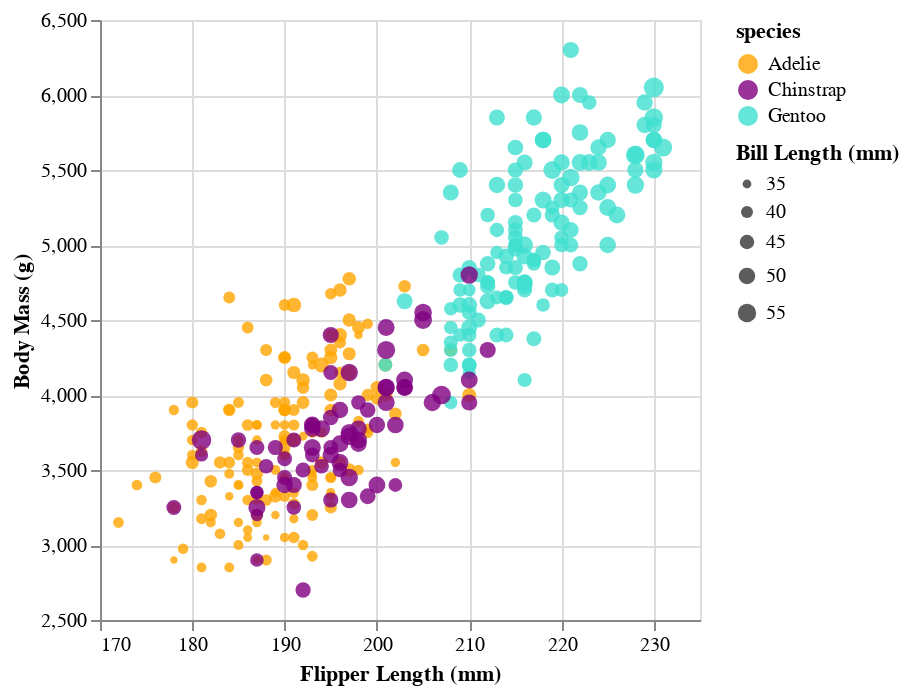

Write notebook code for a chart like this one.
### Markdown cell above
# Altair Visual

### Code cell
import altair as alt

dom = ['Adelie', 'Chinstrap', 'Gentoo']
col = ['Orange', 'Purple', 'Turquoise']

alt.Chart(mydata).mark_point(opacity=.8, filled = True).encode(
    x = alt.X('flipper_length_mm', scale = alt.Scale(domain = [170, 235]), title='Flipper Length (mm)'),
    y = alt.Y('body_mass_g', scale = alt.Scale(domain = [2500, 6500]), title='Body Mass (g)'),
    color = alt.Color('species', scale=alt.Scale(domain=dom, range= col)),
    size = alt.Size('bill_length_mm', scale = alt.Scale(domain = [mydata['bill_length_mm'].min(), mydata['bill_length_mm'].max()], range = [10,100]), title = 'Bill Length (mm)')
)

### Figure 1 — Vega-Lite specification as saved in the notebook (floating-point values rounded to 4 significant figures; data arrays with more than 128 entries replaced by an {"elided": "..."} marker saying what was removed)
{"config": {"view": {"continuousWidth": 300, "continuousHeight": 300}}, "data": {"name": "data-2fa7147a4ee858b86f641a4d19dd046e"}, "mark": {"type": "point", "filled": true, "opacity": 0.8}, "encoding": {"color": {"field": "species", "scale": {"domain": ["Adelie", "Chinstrap", "Gentoo"], "range": ["Orange", "Purple", "Turquoise"]}, "type": "nominal"}, "size": {"field": "bill_length_mm", "scale": {"domain": [32.1, 59.6], "range": [10, 100]}, "title": "Bill Length (mm)", "type": "quantitative"}, "x": {"field": "flipper_length_mm", "scale": {"domain": [170, 235]}, "title": "Flipper Length (mm)", "type": "quantitative"}, "y": {"field": "body_mass_g", "scale": {"domain": [2500, 6500]}, "title": "Body Mass (g)", "type": "quantitative"}}, "$schema": "https://vega.github.io/schema/vega-lite/v5.16.3.json", "datasets": {"data-2fa7147a4ee858b86f641a4d19dd046e": {"elided": "344 records"}}}
